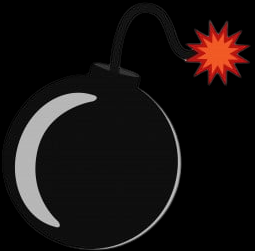
#> input picture bcas-workshop-30-01-2024/1-virtual-driving/games/0-tank-game/media/images/bomb.png, 255 x 251 px
$ python -i color_detection.py   (imports and definitions only)
#> lines starting #> are read from the running program, lines starting #| are printed output that depends on the picture; after the words box and inside, x2 and y2 are one past the last pixel; in counts of white or black regions, pixels touching at a corner belong together
#> further down, picture is the input picture: shape (251, 255, 3); mean B, G, R 16.4, 17.1, 21.5
import cv2
import numpy as np

def get_color(frame, threshold=500):
    # Convert the BGR image to HSV
#> called with threshold = 500
    hsv = cv2.cvtColor(frame, cv2.COLOR_BGR2HSV)
#> hsv: shape (251, 255, 3); mean H, S, V 1.2, 7.3, 21.5

    # Define color ranges in HSV
    lower_red = np.array([0, 100, 100])
    upper_red = np.array([10, 255, 255])

    lower_green = np.array([40, 40, 40])
    upper_green = np.array([80, 255, 255])

    lower_blue = np.array([100, 100, 100])
    upper_blue = np.array([140, 255, 255])

    # Threshold the image to get only specified colors
    mask_red = cv2.inRange(hsv, lower_red, upper_red)
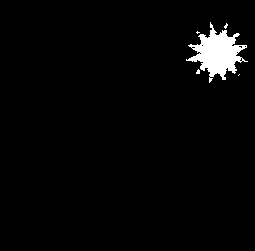
#> mask_red: shape (251, 255); 2.6% white; 5 white regions (4 under 20 px), largest, box (x1, y1, x2, y2) and area: (186, 22, 248, 83) 1656
    mask_green = cv2.inRange(hsv, lower_green, upper_green)
#> mask_green: shape (251, 255); every value is 0
    mask_blue = cv2.inRange(hsv, lower_blue, upper_blue)

    # Get the area of each color
    red_area = cv2.countNonZero(mask_red)
#> red_area = 1692
    green_area = cv2.countNonZero(mask_green)
#> green_area = 0
    blue_area = cv2.countNonZero(mask_blue)
#> blue_area = 0

    # Determine the dominant color
    dominant_color = "Unknown"
    max_area = max(red_area, green_area, blue_area)
#> max_area = 1692

    textColor = (0,0,0)


    if max_area > threshold:
        if max_area == red_area:
            dominant_color = "Red"
            textColor = (0,0,255)
        elif max_area == green_area:
            dominant_color = "Green"
            textColor = (0,255,0)
        elif max_area == blue_area:
            dominant_color = "Blue"
            textColor = (255,0,0)

    # Draw the dominant color on the frame
    cv2.putText(frame, f"Color: {dominant_color}", (10, 30), cv2.FONT_HERSHEY_SIMPLEX, 1, textColor, 2)
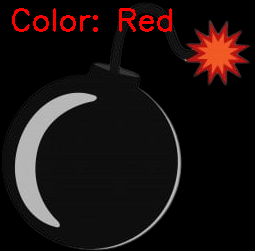
#> frame: shape (251, 255, 3); 1.72% of pixels changed, all inside (x1, y1, x2, y2) = (12, 8, 172, 32)


    return dominant_color

>>> import cv2
>>> picture = cv2.imread('../../../../bcas-workshop-30-01-2024/1-virtual-driving/games/0-tank-game/media/images/bomb.png')
>>> result = get_color(picture)
#> result = 'Red'

$ run again, on bcas-workshop-30-01-2024/1-virtual-driving/games/0-tank-game/media/images/end.png
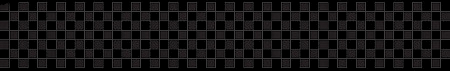
#> input picture bcas-workshop-30-01-2024/1-virtual-driving/games/0-tank-game/media/images/end.png, 450 x 71 px
#> picture is the input picture: shape (71, 450, 3); mean B, G, R 19.4, 19, 20.2
#> hsv: shape (71, 450, 3); mean H, S, V 65.7, 11.4, 20.2
#> mask_red: shape (71, 450); every value is 0
#> red_area = 0
#> in get_color, `cv2.putText(frame, f"Color: {dominant_color}", (10, 30), cv2.FONT_HERS..`:
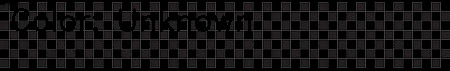
#> frame: shape (71, 450, 3); 3.19% of pixels changed, all inside (x1, y1, x2, y2) = (12, 8, 251, 32)
#> result = 'Unknown'
